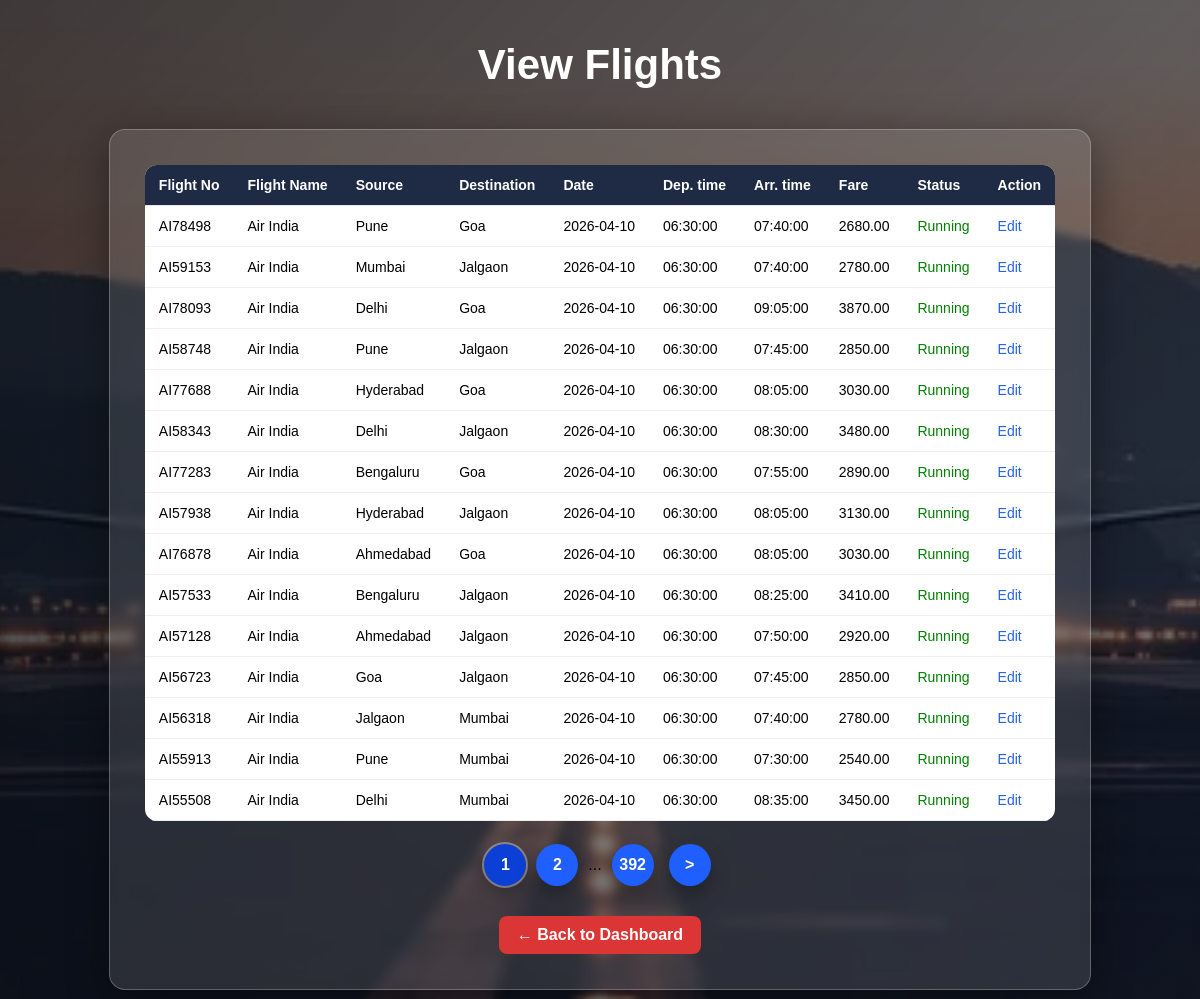
The page /admin/view_flight.php (signed in) on the database its author committed.
### tables this page shows
CREATE TABLE `flights` (
  `id` int(11) NOT NULL,
  `flight_no` varchar(50) NOT NULL,
  `flight_name` varchar(100) NOT NULL,
  `source` varchar(100) NOT NULL,
  `destination` varchar(100) NOT NULL,
  `flight_date` date NOT NULL,
  `departure_time` time NOT NULL,
  `arrival_time` time NOT NULL,
  `seats` int(11) NOT NULL,
  `price` decimal(10,2) NOT NULL,
  `status` varchar(50) NOT NULL DEFAULT 'Running',
  `delay_minutes` int(11) NOT NULL DEFAULT 0,
  `d_dep_time` time DEFAULT NULL,
  `d_arr_time` time DEFAULT NULL,
  `delay_reason` varchar(255) DEFAULT NULL
);

### admin/view_flight.php (the view, shortened to what this page needs)
<?php
include("../config/db.php");
?>
<!DOCTYPE html>
<html>
<head>
  <link rel="stylesheet" href="/air_ticket/admin.css">
</head>
<body>
<div class="add-flight-page">
    <h1 class="main-title">View Flights</h1>
<div class="search-container">
    <div class="page-center">
            <?php
$limit = 15;
$page = isset($_GET['page']) ? (int)$_GET['page'] : 1;
$start = ($page - 1) * $limit;
?>
            <div class="table-wrapper">
                <table class="data-table">
                    <thead>
                        <tr>
                            <th>Flight No</th>
                            <th>Flight Name</th>
                            <th>Source</th>
                            <th>Destination</th>
                            <th>Date</th>
                            <th>Dep. time</th>
                            <th>Arr. time</th>
                            <th>Fare</th>
                            <th>Status</th>
                            <th>Action</th>
                        </tr>
                    </thead>
                    <tbody>
                        <?php
                       $q = mysqli_query($conn, "SELECT * FROM flights ORDER BY flight_date, departure_time LIMIT $start, $limit");
                        while($f = mysqli_fetch_assoc($q)){
                        ?>
                        <tr>
                            <td><?php echo $f['flight_no']; ?></td>
                            <td><?php echo $f['flight_name']; ?></td>
                            <td><?php echo $f['source']; ?></td>
                            <td><?php echo $f['destination']; ?></td>
                            <td><?php echo $f['flight_date']; ?></td>
                            <td><?php echo $f['departure_time']; ?></td>
                            <td><?php echo $f['arrival_time']; ?></td>
                            <td><?php echo $f['price']; ?></td>
                            <td>
                                <?php
                                if($f['status']=="Running") echo "<span style='color:green'>Running</span>";
                                elseif($f['status']=="Delay") echo "<span style='color:orange'>Delayed</span>";
                                else echo "<span style='color:red'>Cancelled</span>";
                                ?>
                            </td>
                            <td>
                                <a href="edit_flight.php?id=<?php echo $f['id']; ?>">Edit</a>
                            </td>
                        </tr>
                        <?php } ?>
                    </tbody>
                </table>
            </div>
            <?php
$totalQuery = mysqli_query($conn, "SELECT COUNT(*) as total FROM flights");
$totalData = mysqli_fetch_assoc($totalQuery);
$totalRows = $totalData['total'];
$totalPages = ceil($totalRows / $limit);
?>
      <div class="pagination">
<?php
$start = max(1, $page - 1);
$end = min($totalPages, $page + 1);
?>
<?php for($i = $start; $i <= $end; $i++): ?>
<a class="page-num <?php if($i==$page) echo 'active'; ?>" href="?page=<?php echo $i; ?>">
<?php echo $i; ?>
</a>
<?php endfor; ?>
<?php if($end < $totalPages): ?>
<?php if($end < $totalPages-1): ?>
<span class="dots">...</span>
<?php endif; ?>
<a class="page-num" href="?page=<?php echo $totalPages; ?>">
<?php echo $totalPages; ?>
</a>
<?php endif; ?>
<?php if($page < $totalPages): ?>
<a class="page-btn" href="?page=<?php echo $page+1; ?>">&gt;</a>
<?php endif; ?>
</div>
            <div class="dashboard-bottom">
                <a href="dashboard.php" class="dashboard-btn">← Back to Dashboard</a>
            </div>
        </div>
    </div>
</div>

### admin.css (style rules this page uses)
:root { --bg1:#0f172a; --bg2:#111827; --card:#ffffff; --text:#0f172a; --muted:#6b7280; --primary:#2563eb; --primary2:#1d4ed8; --danger:#dc2626; --danger2:#b91c1c; --border:#e5e7eb; --shadow: 0 18px 40px rgba(0,0,0,.20); --radius:16px; }
* { box-sizing:border-box; }
body { margin:0; font-family: system-ui, -apple-system, Segoe UI, Roboto, Arial, sans-serif; color:var(--text); background: radial-gradient(900px 500px at 50% 15%, rgba(255, 255, 255, 0.1), transparent 60%), linear-gradient(135deg, var(--bg1), var(--bg2)); min-height:100vh; }
h1,h2,h3 { margin:0 0 14px 0; line-height:1.2; }
a { color:var(--primary); text-decoration:none; }
table { width:100%; border-collapse:collapse; }
th, td { padding:12px 10px; border-bottom:1px solid var(--border); text-align:left; font-size:14px; vertical-align:top; }
th { background:#f3f4f6; font-weight:800; }
body { margin:0; font-family: Arial, sans-serif; min-height:100vh; background: url("/air_ticket/assets/bg-runway.jpg") center/cover fixed no-repeat; position: relative; display:flex; justify-content:center; align-items:center; }
body::before { content:""; position: fixed; inset: 0; background: linear-gradient(135deg, rgba(8,12,20,.78), rgba(15,23,42,.55)); z-index: -1; }
h2,h1 { text-align:center; margin-bottom:20px; color:#ffffff; }
.add-flight-page { display: flex; color:#000000; flex-direction: column; align-items: center; }
.dashboard-bottom { width: 100%; display: flex; justify-content: center; margin-top: 25px; }
.dashboard-btn { display: inline-block; padding: 10px 18px; border-radius: 8px; background: #dc3535; color: #fff; text-decoration: none; font-weight: 600; transition: 0.3s; }
.data-table { width: 100%; border-collapse: collapse; background: #fff; border-radius: 12px; overflow: hidden; }
.data-table thead th { background: #1f2a44; color: #fff; text-align: left; padding: 12px 14px; font-size: 14px; white-space: nowrap; }
.data-table tbody td { padding: 12px 14px; border-bottom: 1px solid #eee; font-size: 14px; white-space: nowrap; }
.main-title { text-align: center; font-size: 42px; font-weight: 800; color: #ffffff; margin-top: 40px; margin-bottom: 30px; }
.pagination { margin-top: 20px; text-align: center; }
.page-btn { display: inline-block; padding: 8px 14px; margin: 5px; background: #2563eb; color: #fff; border-radius: 6px; text-decoration: none; }
.pagination { margin: 18px auto 0; width: fit-content; display: flex; align-items: center; gap: 10px; }
.page-btn, .page-num { display: inline-flex; align-items: center; justify-content: center; width: 42px; height: 42px; border-radius: 50%; background: #1f5fff; color: #fff; text-decoration: none; font-weight: 700; box-shadow: 0 10px 20px rgba(0,0,0,0.25); transition: transform 0.15s ease, filter 0.15s ease; }
.page-num.active { background: #0b3fd6; outline: 2px solid rgba(255,255,255,0.35); }
.search-container { width:fit-content; max-width:1500px; margin:9px auto; background: rgba(255,255,255,0.12); backdrop-filter: blur(05px); -webkit-backdrop-filter: blur(14px); border-radius:16px; padding:35px; border:1px solid rgba(255,255,255,0.25); box-shadow:0 10px 40px rgba(0,0,0,0.4); text-align:center; }
.table-wrapper { width:100%; overflow-x: auto; }

### rows shown on the page
flights: flight_no "AI78498", flight_name "Air India", source "Pune", destination "Goa", flight_date "2026-04-10", departure_time "06:30:00", arrival_time "07:40:00", price "2680.00", status "Running"
flights: flight_no "AI59153", flight_name "Air India", source "Mumbai", destination "Jalgaon", flight_date "2026-04-10", departure_time "06:30:00", arrival_time "07:40:00", price "2780.00", status "Running"
flights: flight_no "AI78093", flight_name "Air India", source "Delhi", destination "Goa", flight_date "2026-04-10", departure_time "06:30:00", arrival_time "09:05:00", price "3870.00", status "Running"
flights: flight_no "AI58748", flight_name "Air India", source "Pune", destination "Jalgaon", flight_date "2026-04-10", departure_time "06:30:00", arrival_time "07:45:00", price "2850.00", status "Running"
flights: flight_no "AI77688", flight_name "Air India", source "Hyderabad", destination "Goa", flight_date "2026-04-10", departure_time "06:30:00", arrival_time "08:05:00", price "3030.00", status "Running"
flights: flight_no "AI58343", flight_name "Air India", source "Delhi", destination "Jalgaon", flight_date "2026-04-10", departure_time "06:30:00", arrival_time "08:30:00", price "3480.00", status "Running"
flights: flight_no "AI77283", flight_name "Air India", source "Bengaluru", destination "Goa", flight_date "2026-04-10", departure_time "06:30:00", arrival_time "07:55:00", price "2890.00", status "Running"
flights: flight_no "AI57938", flight_name "Air India", source "Hyderabad", destination "Jalgaon", flight_date "2026-04-10", departure_time "06:30:00", arrival_time "08:05:00", price "3130.00", status "Running"
flights: flight_no "AI76878", flight_name "Air India", source "Ahmedabad", destination "Goa", flight_date "2026-04-10", departure_time "06:30:00", arrival_time "08:05:00", price "3030.00", status "Running"
flights: flight_no "AI57533", flight_name "Air India", source "Bengaluru", destination "Jalgaon", flight_date "2026-04-10", departure_time "06:30:00", arrival_time "08:25:00", price "3410.00", status "Running"
flights: flight_no "AI57128", flight_name "Air India", source "Ahmedabad", destination "Jalgaon", flight_date "2026-04-10", departure_time "06:30:00", arrival_time "07:50:00", price "2920.00", status "Running"
flights: flight_no "AI56723", flight_name "Air India", source "Goa", destination "Jalgaon", flight_date "2026-04-10", departure_time "06:30:00", arrival_time "07:45:00", price "2850.00", status "Running"
flights: flight_no "AI56318", flight_name "Air India", source "Jalgaon", destination "Mumbai", flight_date "2026-04-10", departure_time "06:30:00", arrival_time "07:40:00", price "2780.00", status "Running"
flights: flight_no "AI55913", flight_name "Air India", source "Pune", destination "Mumbai", flight_date "2026-04-10", departure_time "06:30:00", arrival_time "07:30:00", price "2540.00", status "Running"
flights: flight_no "AI55508", flight_name "Air India", source "Delhi", destination "Mumbai", flight_date "2026-04-10", departure_time "06:30:00", arrival_time "08:35:00", price "3450.00", status "Running"

### other values the page prints
$totalPages "392"
